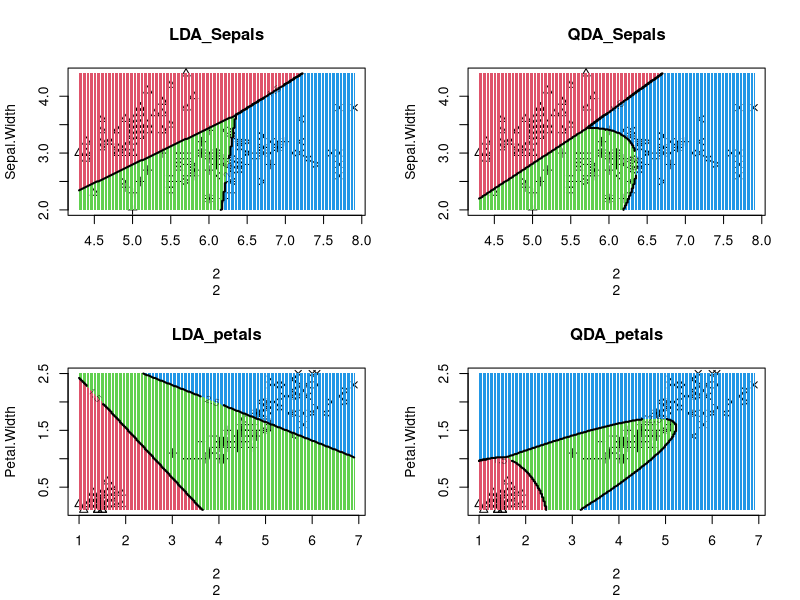

Write the R code that produced this figure.
# LDA / QDA for iris data
# From: https://www.geeksforgeeks.org/data-analysis/quadratic-discriminant-analysis/

# import libraries
library(caret)
library(MASS)
library(tidyverse)

# Code to plot decision plot
decision_boundary <- function(model, data,vars, resolution = 200,...) {
  class <- 'Species'
  labels_var <- data[,class]
  k <- length(unique(labels_var))
  # For sepals
  if (vars == 'sepal'){
  data <- data %>% select(Sepal.Length, Sepal.Width)
  }
  else{
  data <- data %>% select(Petal.Length, Petal.Width)
  }
  
  
  # plot with color labels
  int_labels <- as.integer(labels_var)
  plot(data, col <- int_labels+1L, pch = int_labels+1L, ...)
  
  # make grid
  r <- sapply(data, range, na.rm = TRUE)
  xs <- seq(r[1,1], r[2,1], length.out = resolution)
  ys <- seq(r[1,2], r[2,2], length.out = resolution)
  dfs <- cbind(rep(xs, each=resolution), rep(ys, time = resolution))
  
  colnames(dfs) <- colnames(r)
  dfs <- as.data.frame(dfs)
  
  p <- predict(model, dfs, type ='class' )
  p <- as.factor(p$class)

  
  points(dfs, col = as.integer(p)+1L, pch = ".")
  
  mats <- matrix(as.integer(p), nrow = resolution, byrow = TRUE)
  contour(xs, ys, mats, add = TRUE, lwd = 2, levels = (1:(k-1))+.5)
  
  invisible(mats)
}

op <- par(mfrow=c(2,2))
# run the linear discriminant analysis and plot the decision boundary with Sepals variable
model <- lda(Species ~ Sepal.Length + Sepal.Width, data=iris)
lda_sepals <- decision_boundary(model, iris, vars= 'sepal' , main = "LDA_Sepals")

# run the quadratic discriminant analysis and plot the decision boundary with Sepals variable
model_qda <- qda(Species ~ Sepal.Length + Sepal.Width, data=iris)
qda_sepals <- decision_boundary(model_qda, iris, vars= 'sepal', main = "QDA_Sepals")

# run the linear discriminant analysis and plot the decision boundary with Petals variable
model <- lda(Species ~ Petal.Length + Petal.Width, data=iris)
lda_petal =decision_boundary(model, iris, vars='petal', main = "LDA_petals")

# run the quadratic discriminant analysis and plot the decision boundary with Petals variable
model_qda <- qda(Species ~ Petal.Length + Petal.Width, data=iris)
qda_petal =decision_boundary(model_qda, iris, vars='petal', main = "QDA_petals")
par(op)

